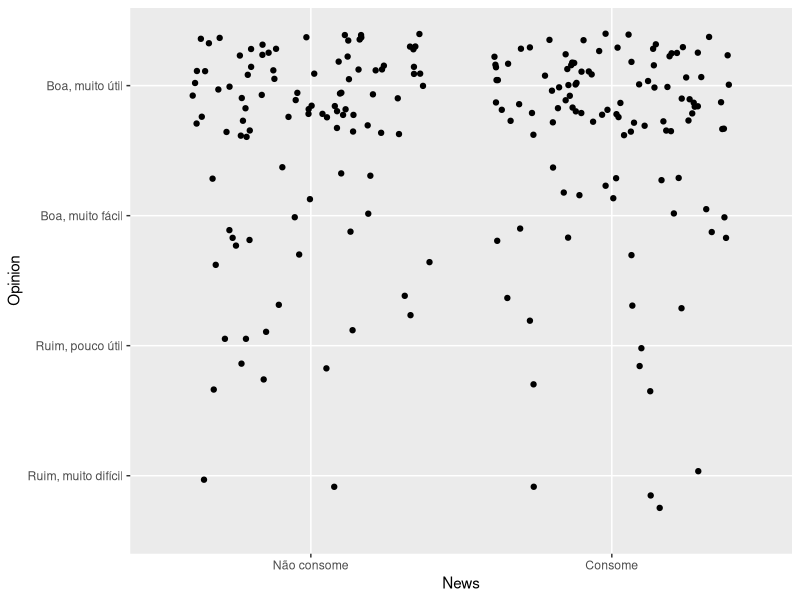
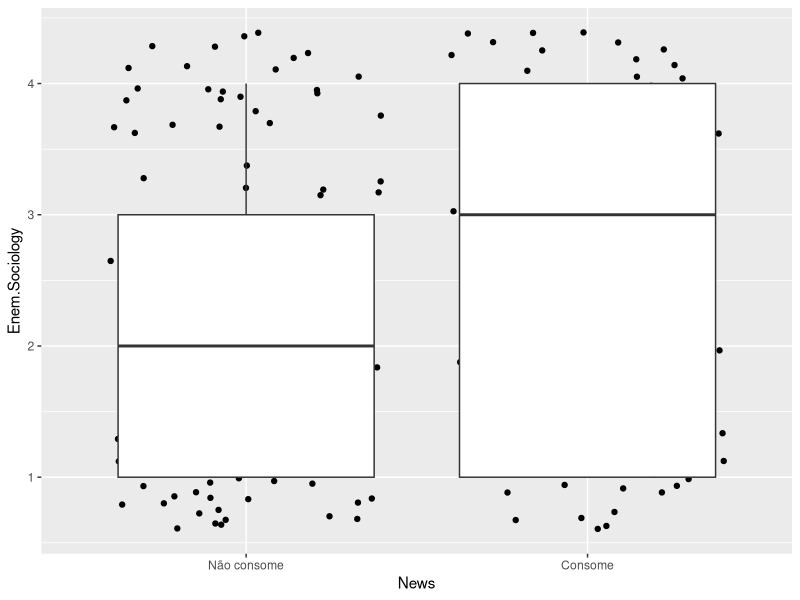

Write R code to recreate these figures, in order.
library(dplyr)
library(stringr)
library(ggplot2)

data    <- read.csv("data.csv")[,c(3, 6:8, 24:35, 57:75)]
control <- data[, c(1:4, 17:33)]
l       <- c("Não sabe responder", "Comédia", "Notícias", "Cotidiano", "Celebridades", "Esportes", "Políticas")
for (i in l) {
  control[[i]] <- ifelse(str_detect(data$X18.Três.tipos.de.conteúdo.mais.consumido, fixed(i)), 1, 0)
}
data <- control
rm(control, l, i)

colnames(data) <- c("Year",           "Age",          "Gender",          "Race",
                    "Work.Geography", "Work.History", "Work.Philosophy", "Work.Sociology",
                    "Enem.Geography", "Enem.History", "Enem.Philosophy", "Enem.Sociology",
                    "Life.Geography", "Life.History", "Life.Philosophy", "Life.Sociology",
                    "Exp.Geography",  "Exp.History",  "Exp.Philosophy",  "Exp.Sociology",
                    "Opinion",
                    "None", "Comedy", "News", "Life", "Celebrities", "Sports", "Politics")

data$Year    <- factor(data$Year,    levels = c("1º", "2 º", "3 º"), labels = c(1,2,3))
data$Opinion <- factor(data$Opinion, levels = c("Ruim, muito difícil", "Ruim, pouco útil", "Boa, muito fácil", "Boa, muito útil"))
for (i in c("None", "Comedy", "News", "Life", "Celebrities", "Sports", "Politics")) {
  data[[i]] <- factor(data[[i]], levels = c(0,1), labels = c("Não consome", "Consome"))
}
rm(i)

ggplot(na.omit(data)) +
  aes(News, Opinion) +
  geom_jitter()

ggplot(na.omit(data)) +
  aes(News, Enem.Sociology) +
  geom_jitter() +
  geom_boxplot()

shapiro.test(data$Enem.Sociology)
t.test(Enem.Sociology ~ News, data)
wilcox.test(Enem.Sociology ~ News, data)
cor.test(y = data$Enem.Sociology, x = ifelse(data$News == "Consome", 1, 0), method = "spearman")
